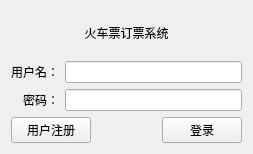
<?xml version="1.0" encoding="UTF-8"?>
<ui version="4.0">
 <class>LoginDlg</class>
 <widget class="QWidget" name="LoginDlg">
  <property name="enabled">
   <bool>true</bool>
  </property>
  <property name="geometry">
   <rect>
    <x>0</x>
    <y>0</y>
    <width>253</width>
    <height>154</height>
   </rect>
  </property>
  <property name="windowTitle">
   <string>Login</string>
  </property>
  <layout class="QGridLayout" name="gridLayout">
   <item row="0" column="0">
    <widget class="QLabel" name="label">
     <property name="text">
      <string>火车票订票系统</string>
     </property>
     <property name="alignment">
      <set>Qt::AlignCenter</set>
     </property>
    </widget>
   </item>
   <item row="1" column="0">
    <layout class="QHBoxLayout" name="horizontalLayout_5">
     <item>
      <layout class="QVBoxLayout" name="verticalLayout_4">
       <item>
        <widget class="QLabel" name="label_2">
         <property name="text">
          <string>用户名：</string>
         </property>
         <property name="alignment">
          <set>Qt::AlignRight|Qt::AlignTrailing|Qt::AlignVCenter</set>
         </property>
        </widget>
       </item>
       <item>
        <widget class="QLabel" name="label_3">
         <property name="text">
          <string>密码：</string>
         </property>
         <property name="alignment">
          <set>Qt::AlignRight|Qt::AlignTrailing|Qt::AlignVCenter</set>
         </property>
        </widget>
       </item>
      </layout>
     </item>
     <item>
      <layout class="QVBoxLayout" name="verticalLayout_3">
       <item>
        <widget class="QLineEdit" name="usernamelineEdit"/>
       </item>
       <item>
        <widget class="QLineEdit" name="pswlineEdit">
         <property name="echoMode">
          <enum>QLineEdit::Password</enum>
         </property>
        </widget>
       </item>
      </layout>
     </item>
    </layout>
   </item>
   <item row="2" column="0">
    <layout class="QHBoxLayout" name="horizontalLayout_6">
     <item>
      <widget class="QPushButton" name="pushButton">
       <property name="text">
        <string>用户注册</string>
       </property>
       <property name="autoDefault">
        <bool>true</bool>
       </property>
      </widget>
     </item>
     <item>
      <spacer name="horizontalSpacer">
       <property name="orientation">
        <enum>Qt::Horizontal</enum>
       </property>
       <property name="sizeHint" stdset="0">
        <size>
         <width>40</width>
         <height>20</height>
        </size>
       </property>
      </spacer>
     </item>
     <item>
      <widget class="QPushButton" name="pushButton_2">
       <property name="enabled">
        <bool>true</bool>
       </property>
       <property name="mouseTracking">
        <bool>false</bool>
       </property>
       <property name="text">
        <string>登录</string>
       </property>
       <property name="autoDefault">
        <bool>true</bool>
       </property>
       <property name="flat">
        <bool>false</bool>
       </property>
      </widget>
     </item>
    </layout>
   </item>
  </layout>
 </widget>
 <tabstops>
  <tabstop>usernamelineEdit</tabstop>
  <tabstop>pswlineEdit</tabstop>
  <tabstop>pushButton_2</tabstop>
  <tabstop>pushButton</tabstop>
 </tabstops>
 <resources/>
 <connections/>
</ui>
